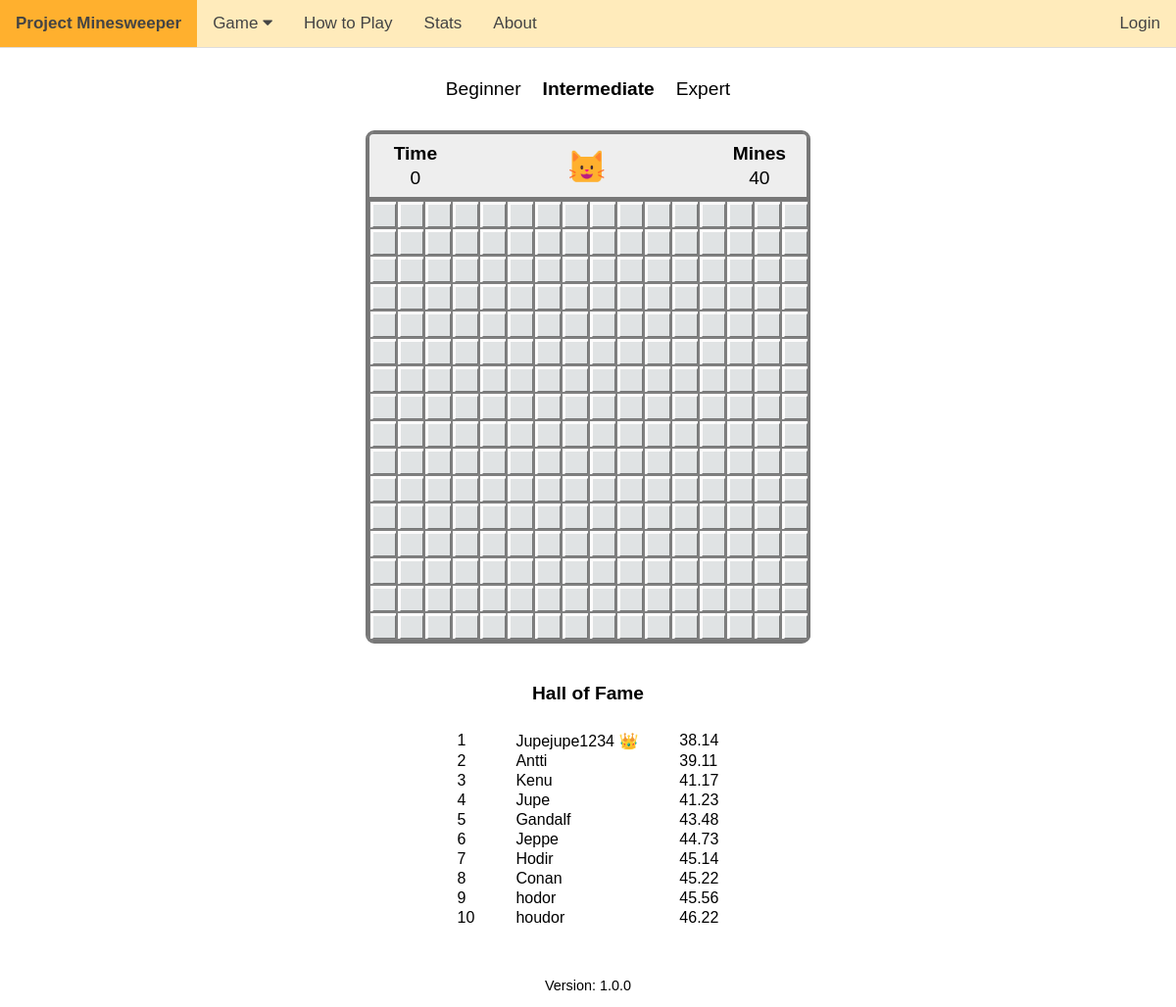
The app's page /game-medium with its own data.
### tables this page shows
CREATE TABLE 'intermediate' ('id' INTEGER PRIMARY KEY AUTOINCREMENT NOT NULL, 'time' REAL NOT NULL, 'name' TEXT NOT NULL, 'os' TEXT NOT NULL, 'datetime' DATETIME NOT NULL DEFAULT CURRENT_TIMESTAMP);

### app.py (the view)
@app.route("/game-medium", methods = ["GET"])
def game_medium():
       user_agent = request.headers.get('User-Agent')
       if re.search("Macintosh", user_agent) != None:
              os = "Mac"
       elif re.search("Android", user_agent) != None:
              os = "Android"
       elif re.search("iPhone", user_agent) != None:
              os = "iPhone"
       else:
              os = "Windows"
       conn = sqlite3.connect('scores.db')
       cursor = conn.cursor()
       cursor.execute("SELECT name, time FROM intermediate ORDER BY time LIMIT 10")
       high_scores = cursor.fetchall()
       conn.close()
       high_scores_new = []
       for i in range (len(high_scores)):
              holder = {}
              holder['name'] = high_scores[i][0]
              holder['time'] = high_scores[i][1]
              high_scores_new.append(holder)
       if os == "Android" or os == "iPhone":
              return render_template("m_game_medium.html", os=os, difficulty="intermediate", high_scores=high_scores_new)
       else:
              return render_template("game_medium.html", os=os, difficulty="intermediate", high_scores=high_scores_new)

### templates/game_medium.html (shortened to what this page needs)
{% extends "game_layout.html" %}
{% block main %}
    <div>
        <table class="game_difficulty_select">
            <tr>
                <td class="game_difficulty_select_data"><a href="/game-easy">Beginner</a></td>
                <td class="game_difficulty_select_data"><a href="/game-medium"><b>Intermediate</b></a></td>
                <td class="game_difficulty_select_data"><a href="/game-hard">Expert</a></td>
            </tr>
        </table>
    </div>
    <div class="info_and_game_div" style="width:450px;">
        <div>
            <table class="info_table">
                <tr>
                    <td>
                        <table>
                            <tr>
                                <th style="width:100px">Time</th>
                            </tr>
                            <tr>
                                <td id="seconds" class="info_cell">0</td>
                            </tr>
                        </table>
                    </td>
                    <td>
                        <table>
                            <tr>
                                <td class="info_cell"><form action="/game-medium" method="get"><button id="infobox" type="submit" style="background-color:#EEE;width:250px;margin-top:5px"><img id="reset_cat" src="/static/cat_neutral.png" style="width:36px"></button></form></td>
                            </tr>
                        </table>
                    </td>
                    <td>
                        <table>
                            <tr>
                                <th style="width:100px">Mines</th>
                            </tr>
                            <tr>
                                <td class="info_cell" id="mines_left">40</td>
                            </tr>
                        </table>
                    </td>
                </tr>
            </table>
        </div>
        <div>
            <table id="game_table_id" class="game_table" cellspacing="0">
                {% for i in range(16) %}
                    <tr class="game_table_row">
                        {% for j in range(16) %}
                            <td class="game_cell"><button class="game_button" id="{{ 'r' + (i | string) + 'c' + (j | string) }}"></button></td>
                        {% endfor %}
                    </tr>
                {% endfor %}
            </table>
        </div>
    </div>
    <div>
        <h4 style="font-size:1.2rem">Hall of Fame</h4>
        <table class ="high_score_table">
            {% for i in range(high_scores | length) %}
                <tr class = "high_score_row">
                    <td class="high_score_data">{{ i + 1 }}</td>
                    {% if i == 0 %}
                        <td class="high_score_data">{{ high_scores[i]['name'] }} &#128081</td>
                    {% else %}
                        <td class="high_score_data">{{ high_scores[i]['name'] }}</td>
                    {% endif %}
                    <td class="high_score_data">{{ high_scores[i]['time'] }}</td>
                </tr>
            {% endfor %}
        </table>
    </div>
{% endblock %}

### static/styles.css (style rules this page uses)
body { text-align:center; margin:0; font-family:Arial; }
.game_difficulty_select { margin-left:auto; margin-right:auto; margin-top:25px; }
.game_difficulty_select_data { padding:4px 10px 4px; }
.game_difficulty_select_data a { text-decoration:none; font-size:1.2rem; color:black; }
.info_and_game_div { border:2px; border-style:solid; border-color:#777; border-radius:9px; background-color:#EEE; margin-left:auto; margin-right:auto; margin-top:25px; margin-bottom:40px; }
.info_table { margin:0; margin-left:auto; margin-right:auto; border-collapse:separate; border-spacing:0 5px; border:2px; border-style:solid; border-color:#777; border-radius:6px 6px 0 0; }
th { font-size:1.2rem; font-family: Arial; text-align:center; }
.info_cell { font-size:1.2rem; font-family: Arial; padding:0px; display: block; margin-left: auto; margin-right: auto; text-align:center; }
#infobox { border:none; background-color:white; cursor:pointer; }
.game_table { margin-left:auto; margin-right:auto; margin:0; background-color:grey; border: 2px; border-style: solid; border-color: #777; border-radius: 0 0 6px 6px; }
.game_cell { padding:0px; }
.game_button { width:28px; height:28px; display:block; background: url('/static/light_grey-02-01.png') no-repeat top left; cursor:arrow; border:1px solid grey;; }
.high_score_table { margin-left:auto; margin-right:auto; }
.high_score_data { text-align:left; padding:0 20px; }

### records on screen
intermediate: name "Jupejupe1234", time "38.14"
intermediate: name "Antti", time "39.11"
intermediate: name "Kenu", time "41.17"
intermediate: name "Jupe", time "41.23"
intermediate: name "Gandalf", time "43.48"
intermediate: name "Jeppe", time "44.73"
intermediate: name "Hodir", time "45.14"
intermediate: name "Conan", time "45.22"
intermediate: name "hodor", time "45.56"
intermediate: name "houdor", time "46.22"

### other values on screen
{{ i + 1 }} "1" "2" "3" "4" "5" "6" "7" "8" "9" "10"
